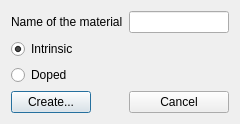
<?xml version="1.0" encoding="UTF-8"?>
<ui version="4.0">
 <class>Dialog</class>
 <widget class="QDialog" name="Dialog">
  <property name="geometry">
   <rect>
    <x>0</x>
    <y>0</y>
    <width>240</width>
    <height>122</height>
   </rect>
  </property>
  <property name="windowTitle">
   <string>Dialog</string>
  </property>
  <layout class="QFormLayout" name="formLayout_2">
   <item row="0" column="0">
    <widget class="QLabel" name="label">
     <property name="text">
      <string>Name of the material</string>
     </property>
    </widget>
   </item>
   <item row="0" column="1">
    <widget class="QLineEdit" name="nameEdit"/>
   </item>
   <item row="1" column="0">
    <widget class="QRadioButton" name="radioIntrinsic">
     <property name="text">
      <string>Intrinsic</string>
     </property>
     <property name="checked">
      <bool>true</bool>
     </property>
    </widget>
   </item>
   <item row="2" column="0">
    <widget class="QRadioButton" name="radioDoped">
     <property name="text">
      <string>Doped</string>
     </property>
    </widget>
   </item>
   <item row="3" column="0">
    <widget class="QPushButton" name="createButton">
     <property name="text">
      <string>Create...</string>
     </property>
    </widget>
   </item>
   <item row="3" column="1">
    <widget class="QPushButton" name="cancelButton">
     <property name="text">
      <string>Cancel</string>
     </property>
    </widget>
   </item>
  </layout>
 </widget>
 <resources/>
 <connections/>
</ui>
